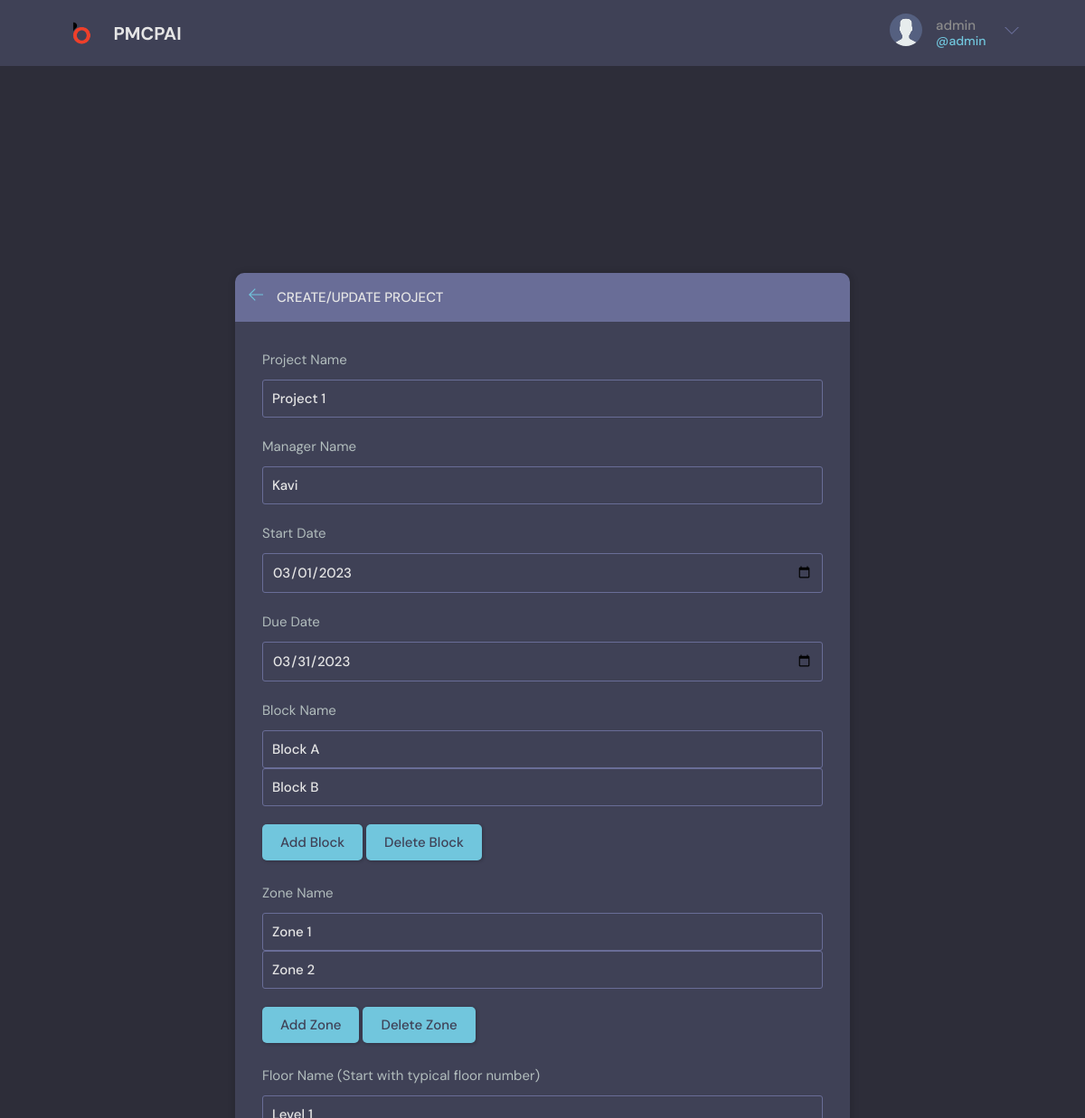
Page /update-projects/2/ (signed in) on the committed database.
### base/models.py (models this page shows, shortened)
class Project(models.Model):
    project_name = models.CharField(max_length=255)
    manager_name = models.CharField(max_length=255)
    start_date = models.DateField()
    due_date = models.DateField()
    updated = models.DateTimeField(auto_now=True)
    created = models.DateTimeField(auto_now_add=True)
    class Meta():
        ordering = ['pk', '-updated', '-created']

class Block(models.Model):
    project = models.ForeignKey(
        Project, related_name='projectblocks', on_delete=models.CASCADE)
    block_name = models.CharField(max_length=255)
    updated = models.DateTimeField(auto_now=True)
    created = models.DateTimeField(auto_now_add=True)
    class Meta:
        ordering = ['pk', '-updated', '-created']

class Zone(models.Model):
    project = models.ForeignKey(
        Project, related_name='projectzones', on_delete=models.CASCADE)
    zone_name = models.CharField(max_length=255)
    updated = models.DateTimeField(auto_now=True)
    created = models.DateTimeField(auto_now_add=True)
    class Meta:
        ordering = ['pk', '-updated', '-created']

class Floor(models.Model):
    project = models.ForeignKey(
        Project, related_name='projectfloors', on_delete=models.CASCADE)
    floor_name = models.CharField(max_length=255)
    updated = models.DateTimeField(auto_now=True)
    created = models.DateTimeField(auto_now_add=True)
    class Meta:
        ordering = ['pk', '-updated', '-created']

### base/views.py (the view, shortened to what this page needs)
# urls.py: path('update-projects/<str:pk>/', views.updateProject, name="update-projects"),
@login_required(login_url='login')
def updateProject(request, pk):
    page = 'update_project'
    projects = Project.objects.get(id=pk)
    blocks = projects.projectblocks.all()
    zones = projects.projectzones.all()
    floors = projects.projectfloors.all()
    form = ProjectForm(instance=projects)
    context = {'form': form, 'page': page,
               'blocks': blocks, 'zones': zones, 'floors': floors}
    return render(request, 'base/projects_form.html', context)

### base/forms.py
class ProjectForm(ModelForm):
    class Meta:
        model = Project
        fields = '__all__'
        widgets = {'start_date': forms.DateInput(
            attrs={'type': 'date'}), 'due_date': forms.DateInput(
            attrs={'type': 'date'})}

### base/templates/base/projects_form.html (shortened to what this page needs)
{% extends 'main.html' %}
{% block content %}
<main class="create-project layout">
  <div class="container">
    <div class="layout__box">
      <div class="layout__boxHeader">
        <div class="layout__boxTitle">
          <a href="{% url 'home' %}">
            <svg version="1.1" xmlns="http://www.w3.org/2000/svg" width="32" height="32" viewBox="0 0 32 32">
              <title>arrow-left</title>
              <path
                d="M13.723 2.286l-13.723 13.714 13.719 13.714 1.616-1.611-10.96-10.96h27.625v-2.286h-27.625l10.965-10.965-1.616-1.607z">
              </path>
            </svg>
          </a>
          <h3>Create/Update Project</h3>
        </div>
      </div>
      <div class="layout__body">
        {% if page == 'update_project' %}
        <form class="form" method="POST" action="">
          <div class="form__group">
            <label for="room_name">Project Name</label>
            {{form.project_name}}
          </div>
          <div class="form__group">
            <label for="room_name">Manager Name</label>
            {{form.manager_name}}
          </div>
          <div class="form__group">
            <label for="room_name">Start Date</label>
            {{form.start_date}}
          </div>
          <div class="form__group">
            <label for="room_name">Due Date</label>
            {{form.due_date}}
          </div>
          <div class="form__group" id="blockInfo">
            <label for="room_name">Block Name</label>
            {% for block in blocks.all %}
            <input type="text" name="block_name" id="block_name" value="{{block.block_name}}" required>
            {% endfor %}
          </div>
          <input class="btn btn--main" type="button" id="addBlock" value="Add Block">
          <input class="btn btn--main" type="button" id="deleteBlock" value="Delete Block">
          <br><br>
          <div class="form__group" id="zoneInfo">
            <label for="room_name">Zone Name</label>
            {% for zone in zones.all %}
            <input type="text" name="zone_name" id="zone_name" value="{{zone.zone_name}}" required>
            {% endfor %}
          </div>
          <input class="btn btn--main" type="button" id="addZone" value="Add Zone">
          <input class="btn btn--main" type="button" id="deleteZone" value="Delete Zone">
          <br><br>
          <div class="form__group" id="floorInfo">
            <label for="room_name">Floor Name (Start with typical floor number)</label>
            {% for floor in floors.all %}
            <input type="text" name="floor_name" id="floor_name" value="{{floor.floor_name}}" required>
            {% endfor %}
          </div>
          <br><br>
        </form>
        {% endif %}
      </div>
    </div>
  </div>
</main>
{% endblock content %}

### templates/navbar.html (shortened to what this page needs)
{% load static %}
<header class="header header--loggedIn">
    <div class="container">
        <a href="{% url 'home' %}" class="header__logo">
            <img src="{% static 'images/logo.png' %}" />
            <h1>PMCPAI&nbsp;&nbsp;&nbsp;&nbsp;&nbsp;&nbsp;&nbsp;</h1>
        </a>
        {% url 'home' as home %}
        <nav class="header__menu">
            {% if request.user.is_authenticated %}
            <div class="header__user">
                <a href="#">
                    <div>
                        <img src="{% static 'images/avatar.svg' %}" />
                    </div>
                    <p>{{request.user.username}} <span>@{{request.user.username}}</span></p>
                </a>
                <button class="dropdown-button">
                    <svg version="1.1" xmlns="http://www.w3.org/2000/svg" width="32" height="32" viewBox="0 0 32 32">
                        <title>chevron-down</title>
                        <path d="M16 21l-13-13h-3l16 16 16-16h-3l-13 13z"></path>
                    </svg>
                </button>
            </div>
            {% else %}
            <a href="{% url 'login' %}">
                <img src="{% static 'images/avatar.svg' %}" />
                <p>Login</p>
            </a>
            {% endif %}
        </nav>
    </div>
</header>

### static/styles/style.css (style rules this page uses)
:root { --color-main: #71c6dd; --color-main-light: #e1f6fb; --color-dark: #3f4156; --color-dark-medium: #51546e; --color-dark-light: #696d97; --color-light: #e5e5e5; --color-gray: #8b8b8b; --color-light-gray: #b2bdbd; --color-bg: #2d2d39; --color-success: #5dd693; --color-error: #fc4b0b; }
* { font-family: "DM Sans", -apple-system, BlinkMacSystemFont, "Segoe UI", Roboto, Oxygen, Ubuntu, Cantarell, "Open Sans", "Helvetica Neue", sans-serif; margin: 0; padding: 0; box-sizing: border-box; text-rendering: optimizeLegibility; font-size: inherit; }
html { font-size: 56.25%; }
@media only screen and (min-width: 1200px) { html { font-size: 62.5%; } }
body { line-height: 1.6; font-weight: 400; font-size: 1.5rem; color: var(--color-light-gray); background-color: var(--color-bg); min-height: 100vh; }
img { width: 100%; }
a { display: inline-block; color: var(--color-main); text-decoration: none; }
.container { max-width: 120rem; width: 90%; margin: auto; }
.btn { background-color: transparent; border: none; display: inline-flex; align-items: center; gap: 1rem; cursor: pointer; transition: all ease-in-out 0.3s; padding: 1rem 2rem; border-radius: 5px; box-shadow: 1px 1px 3px 1px rgba(0, 0, 0, 0.15); font-weight: 500; }
.btn--main { background-color: var(--color-main); color: var(--color-dark); }
.header { padding: 1.5rem; background-color: var(--color-dark); }
.header>.container { display: flex; gap: 9.5rem; }
.header__logo, .header__user { display: flex; gap: 2rem; align-items: center; }
.header__logo>img { height: 3.2rem; width: 3.2rem; }
.header__logo>h1 { font-weight: 700; font-size: 2rem; color: var(--color-light); }
.header__menu { margin-left: auto; position: relative; }
.header__menu a { display: flex; gap: 1.5rem; align-items: center; font-weight: 500; text-decoration: none; color: var(--color-gray); }
.header__menu img { height: 3.6rem; }
.header__menu p { line-height: 1.2; }
.header__menu span { color: var(--color-main); font-weight: 500; font-size: 1.4rem; display: block; }
.header__menu svg { width: 1.6rem; height: 1.6rem; fill: var(--color-dark-light); }
.dropdown-button { background: transparent; border: 0; outline: 0; cursor: pointer; }
.layout { margin-top: 2.4rem; }
.layout>.container { display: flex; justify-content: space-between; align-items: flex-start; }
.layout__box { width: 90%; max-width: 48rem; min-height: 40rem; position: absolute; top: 50%; left: 50%; transform: translate(-50%, -46%); background-color: var(--color-dark); border-radius: 1rem; box-shadow: 1px 1px 6px 3px rgba(0, 0, 0, 0.1); overflow: hidden; }
.layout__boxHeader { display: flex; padding: 1.5rem; background-color: var(--color-dark-light); }
.layout__boxTitle { display: flex; gap: 1.5rem; align-items: center; }
.layout__boxTitle h3 { text-transform: uppercase; font-weight: 500; color: var(--color-light); }
.layout__boxTitle svg { width: 1.6rem; height: 1.6rem; fill: var(--color-main); }
.layout__body { margin: 3rem; }
.form__group { margin-bottom: 2rem; width: 100%; }
.form__group label { display: block; font-size: 1.5rem; margin-bottom: 1rem; }
.form__group input, .form__group textarea, .form__group select { background: transparent; border: 1px solid var(--color-dark-light); padding: 1rem; border-radius: 3px; width: 100%; color: var(--color-light); font-weight: 500; outline: none; }
.create-project.layout .layout__box { margin-top: 10%; max-height: 95rem; max-width: 68rem; overflow-y: scroll; }

### rows in the picture
Project: project_name "Project 1", manager_name "Kavi", start_date "03/01/2023", due_date "03/31/2023"
Block: block_name "Block A"
Block: block_name "Block B"
Zone: zone_name "Zone 1"
Zone: zone_name "Zone 2"
Floor: floor_name "Level 1"

### other values in the picture
{{ request.user.username }} "admin"
